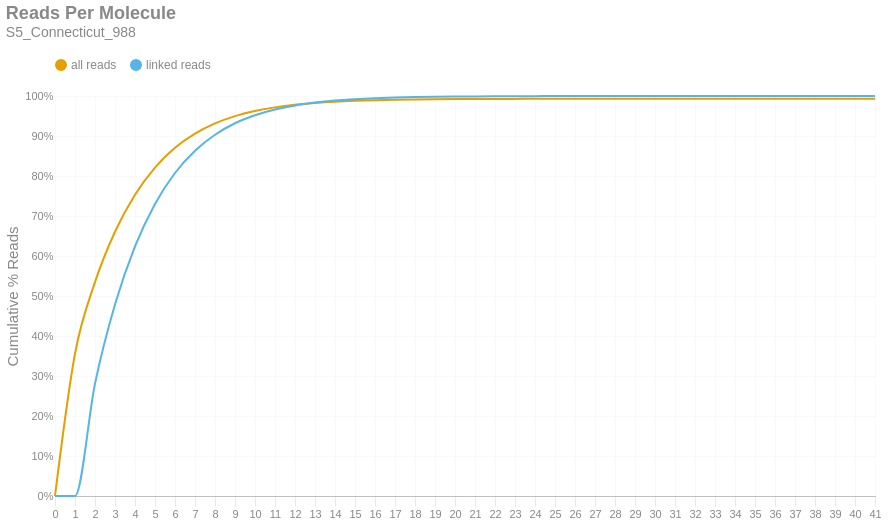

This figure's notebook cell:
### Markdown cell above
### Reads per Molecule
This chart shows the cumulative distribution of the number of reads per linked molecule. That is, how many alignments are associated with a unique molecule. This excludes the number of reads associated with invalid or absent linked-read barcodes. The `linked` histogram is the percentages recalculated when disregarding singletons.

### Code cell
if SKIPLR:
    print_html(f"Skipped")
else:
    counts = np.bincount(valids['reads'].cast(pl.Int64).to_numpy())
    weighted = counts * np.arange(len(counts))
    all_perc = weighted / n_reads
    linked_perc = weighted / n_linked_reads
    linked_perc[1] = 0
    binned_df = pl.DataFrame({
        'readsper': list(range(len(counts))),
        'all reads (cumsum)': np.cumsum(all_perc).tolist(),
        'linked reads (cumsum)': np.cumsum(linked_perc).tolist(),
    })

    with SafeRender(binned_df):
        (
            density_plot(binned_df, 'Reads Per Molecule', samplename, 'readspmol')
            .encode(
                x=alt.X('readsper:O', title=None).axis(labelAngle=0).scale(padding=0),
                y=alt.Y('value:Q', title='Cumulative % Reads').axis(format='%').stack(False),
                color=alt.Color("key:N").scale(domain=["all reads", "linked reads"]),
                tooltip=[
                    alt.Tooltip("key:N", title="Data Type"),
                    alt.Tooltip("readsper:O", title="Reads Per Molecule"),
                    alt.Tooltip("value:Q", format=".2%", title="% Reads (Cum.)")
                ]            
            )
        ).display()

### Figure 1 — Vega-Lite specification as saved in the notebook (floating-point values rounded to 4 significant figures)
{"width": "container", "height": 400, "config": {"title": {"anchor": "start", "dy": -15, "fontSize": 18, "color": "#888888", "subtitleColor": "#888888", "subtitleFontSize": 14}, "arc": {"fill": "#0072B2"}, "axis": {"domainColor": "#888888", "domainWidth": 0.5, "gridWidth": 0.2, "grid": false, "titleFontWeight": 400, "titleFontSize": 15, "labelFontSize": 11, "labelColor": "#888888", "tickColor": "#888888", "tickWidth": 0.2, "titleColor": "#888888"}, "axisBand": {"grid": false}, "axisX": {"grid": true, "tickSize": 10, "domainCap": "round"}, "axisY": {"domain": false, "grid": true, "tickSize": 0, "domainCap": "round"}, "background": "transparent", "header": {"labelFontSize": 15, "labelColor": "#888888", "titleFontSize": 15, "titleFontWeight": 600, "titleColor": "#888888"}, "legend": {"labelFont": "sans-serif", "labelFontSize": 12, "labelColor": "#888888", "symbolSize": 100, "symbolType": "circle", "titleFontSize": 12, "titlePadding": 10, "titleColor": "#888888", "title": null, "orient": "top"}, "range": {"category": ["#E69F00", "#56B4E9", "#009E73", "#F0E442", "#0072B2", "#D55E00", "#CC79A7", "#000000"], "diverging": ["#cfe8f3", "#a2d4ec", "#73bfe2", "#46abdb", "#1696d2", "#12719e"]}, "area": {"fill": "#0072B2", "fillOpacity": 0.7, "line": true, "strokeOpacity": 0.7}, "line": {"color": "#0072B2", "stroke": "#0072B2", "strokeWidth": 2}, "trail": {"color": "#0072B2", "stroke": "#0072B2", "strokeWidth": 0, "size": 1}, "point": {"filled": true, "fillOpacity": 1.0, "size": 95}, "text": {"color": "#888888", "fontSize": 11, "align": "right", "fontWeight": 400, "size": 11}, "bar": {"fill": "#0072B2", "stroke": null}, "view": {"stroke": null, "continuousWidth": 660, "continuousHeight": 400}}, "data": {"name": "data-262c3d1eb59c0589165293762397fb46"}, "mark": {"type": "line", "interpolate": "monotone", "point": {"opacity": 0, "size": 275}}, "encoding": {"color": {"field": "key", "scale": {"domain": ["all reads", "linked reads"]}, "type": "nominal"}, "tooltip": [{"field": "key", "title": "Data Type", "type": "nominal"}, {"field": "readsper", "title": "Reads Per Molecule", "type": "ordinal"}, {"field": "value", "format": ".2%", "title": "% Reads (Cum.)", "type": "quantitative"}], "x": {"axis": {"labelAngle": 0}, "field": "readsper", "scale": {"padding": 0}, "title": null, "type": "ordinal"}, "y": {"axis": {"format": "%"}, "field": "value", "stack": false, "title": "Cumulative % Reads", "type": "quantitative"}}, "params": [{"name": "param_c36ac31b6afebe62", "select": {"type": "point", "fields": ["key"]}, "bind": "legend"}], "title": {"text": "Reads Per Molecule", "subtitle": "S5_Connecticut_988"}, "transform": [{"fold": ["all reads (cumsum)", "linked reads (cumsum)"]}, {"calculate": "replace(datum.key, ' (cumsum)', '')", "as": "key"}, {"filter": {"param": "param_c36ac31b6afebe62"}}], "usermeta": {"embedOptions": {"downloadFileName": "S5_Connecticut_988.readspmol"}}, "$schema": "https://vega.github.io/schema/vega-lite/v6.1.0.json", "datasets": {"data-262c3d1eb59c0589165293762397fb46": [{"readsper": 0, "all reads (cumsum)": 0.0, "linked reads (cumsum)": 0.0}, {"readsper": 1, "all reads (cumsum)": 0.3556, "linked reads (cumsum)": 0.0}, {"readsper": 2, "all reads (cumsum)": 0.5346, "linked reads (cumsum)": 0.2808}, {"readsper": 3, "all reads (cumsum)": 0.6607, "linked reads (cumsum)": 0.4785}, {"readsper": 4, "all reads (cumsum)": 0.7533, "linked reads (cumsum)": 0.6238}, {"readsper": 5, "all reads (cumsum)": 0.8211, "linked reads (cumsum)": 0.7302}, {"readsper": 6, "all reads (cumsum)": 0.8704, "linked reads (cumsum)": 0.8075}, {"readsper": 7, "all reads (cumsum)": 0.9058, "linked reads (cumsum)": 0.8631}, {"readsper": 8, "all reads (cumsum)": 0.9314, "linked reads (cumsum)": 0.9032}, {"readsper": 9, "all reads (cumsum)": 0.9497, "linked reads (cumsum)": 0.9319}, {"readsper": 10, "all reads (cumsum)": 0.9625, "linked reads (cumsum)": 0.9519}, {"readsper": 11, "all reads (cumsum)": 0.9716, "linked reads (cumsum)": 0.9662}, {"readsper": 12, "all reads (cumsum)": 0.9781, "linked reads (cumsum)": 0.9765}, {"readsper": 13, "all reads (cumsum)": 0.9826, "linked reads (cumsum)": 0.9835}, {"readsper": 14, "all reads (cumsum)": 0.9858, "linked reads (cumsum)": 0.9885}, {"readsper": 15, "all reads (cumsum)": 0.9879, "linked reads (cumsum)": 0.9919}, {"readsper": 16, "all reads (cumsum)": 0.9895, "linked reads (cumsum)": 0.9943}, {"readsper": 17, "all reads (cumsum)": 0.9906, "linked reads (cumsum)": 0.9961}, {"readsper": 18, "all reads (cumsum)": 0.9913, "linked reads (cumsum)": 0.9972}, {"readsper": 19, "all reads (cumsum)": 0.9918, "linked reads (cumsum)": 0.998}, {"readsper": 20, "all reads (cumsum)": 0.9922, "linked reads (cumsum)": 0.9986}, {"readsper": 21, "all reads (cumsum)": 0.9925, "linked reads (cumsum)": 0.999}, {"readsper": 22, "all reads (cumsum)": 0.9927, "linked reads (cumsum)": 0.9993}, {"readsper": 23, "all reads (cumsum)": 0.9928, "linked reads (cumsum)": 0.9995}, {"readsper": 24, "all reads (cumsum)": 0.9929, "linked reads (cumsum)": 0.9997}, {"readsper": 25, "all reads (cumsum)": 0.993, "linked reads (cumsum)": 0.9998}, {"readsper": 26, "all reads (cumsum)": 0.993, "linked reads (cumsum)": 0.9998}, {"readsper": 27, "all reads (cumsum)": 0.993, "linked reads (cumsum)": 0.9999}, {"readsper": 28, "all reads (cumsum)": 0.993, "linked reads (cumsum)": 0.9999}, {"readsper": 29, "all reads (cumsum)": 0.9931, "linked reads (cumsum)": 0.9999}, {"readsper": 30, "all reads (cumsum)": 0.9931, "linked reads (cumsum)": 1.0}, {"readsper": 31, "all reads (cumsum)": 0.9931, "linked reads (cumsum)": 1.0}, {"readsper": 32, "all reads (cumsum)": 0.9931, "linked reads (cumsum)": 1.0}, {"readsper": 33, "all reads (cumsum)": 0.9931, "linked reads (cumsum)": 1.0}, {"readsper": 34, "all reads (cumsum)": 0.9931, "linked reads (cumsum)": 1.0}, {"readsper": 35, "all reads (cumsum)": 0.9931, "linked reads (cumsum)": 1.0}, {"readsper": 36, "all reads (cumsum)": 0.9931, "linked reads (cumsum)": 1.0}, {"readsper": 37, "all reads (cumsum)": 0.9931, "linked reads (cumsum)": 1.0}, {"readsper": 38, "all reads (cumsum)": 0.9931, "linked reads (cumsum)": 1.0}, {"readsper": 39, "all reads (cumsum)": 0.9931, "linked reads (cumsum)": 1.0}, {"readsper": 40, "all reads (cumsum)": 0.9931, "linked reads (cumsum)": 1.0}, {"readsper": 41, "all reads (cumsum)": 0.9931, "linked reads (cumsum)": 1.0}]}}
